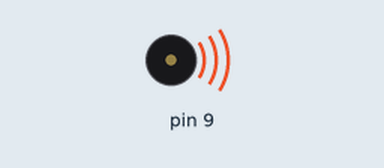
A sketch run on a simulated Arduino Uno, built with avr-gcc and run on an emulated ATmega328P. On the bench: buzzer (waves = sounding).

Above: at 0.05 s.
Timing chart, 0 to 3.0 s (numbered marks = the images above):
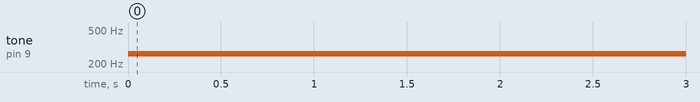

The sketch:

tone.ino
```cpp
void setup() {
  // put your setup code here, to run once:

}

void loop() {
  // put your main code here, to run repeatedly:
  tone(9,262,500);
  delay(500);
  noTone(9);
}
```

Measured:
- by itself, tone on pin 9: silent → 262 Hz at 0.00 s
